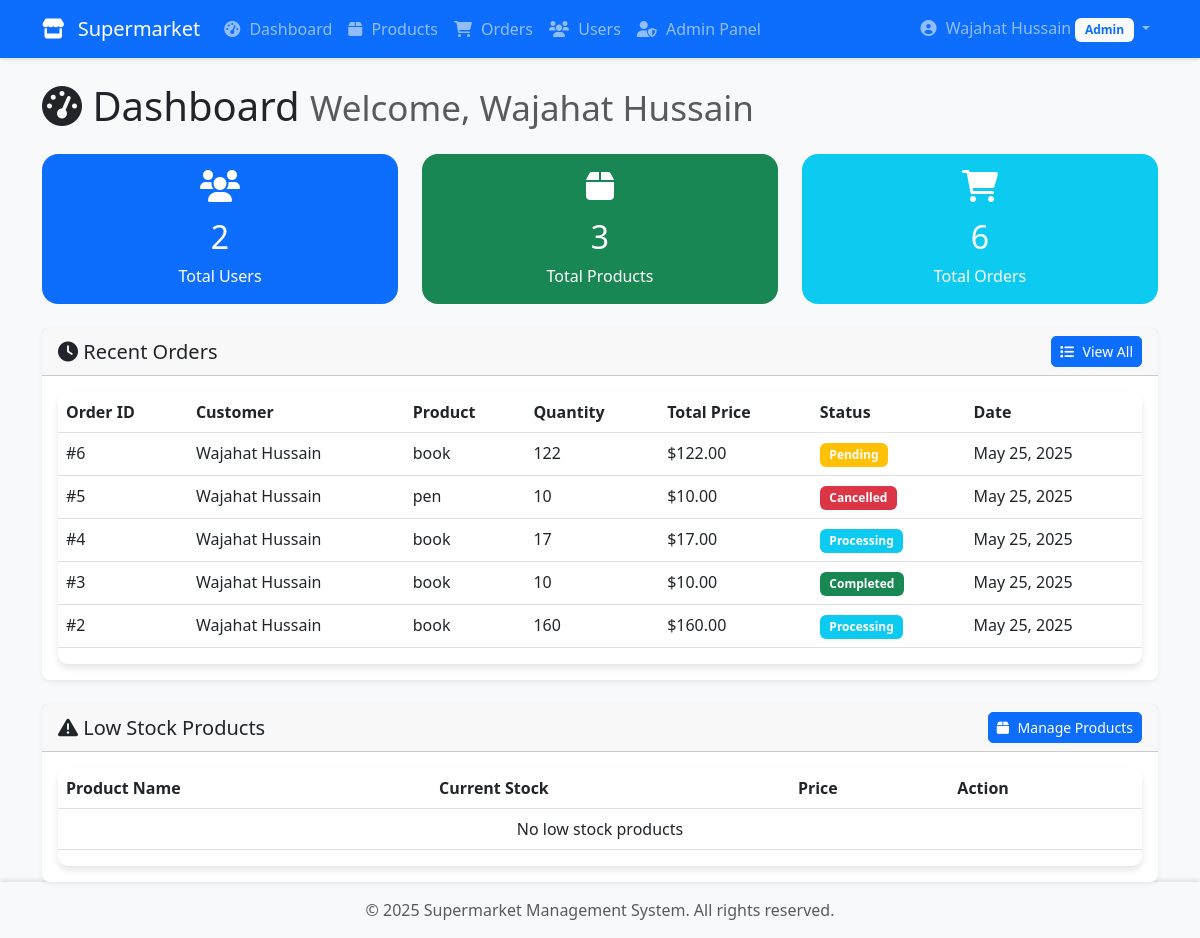
The app's page / (signed in) with its own data.
### myapp/models.py (models this page shows, shortened)
class Order(models.Model):
    STATUS_CHOICES = (
        ('pending', 'Pending'),
        ('processing', 'Processing'),
        ('completed', 'Completed'),
        ('cancelled', 'Cancelled'),
    )
    customer = models.ForeignKey(User, on_delete=models.CASCADE, related_name='orders')
    product = models.ForeignKey(Product, on_delete=models.CASCADE)
    quantity = models.IntegerField()
    total_price = models.DecimalField(max_digits=10, decimal_places=2)
    status = models.CharField(max_length=20, choices=STATUS_CHOICES, default='pending')
    created_at = models.DateTimeField(auto_now_add=True)
    updated_at = models.DateTimeField(auto_now=True)
    created_by = models.ForeignKey(User, on_delete=models.SET_NULL, null=True, related_name='created_orders')

class Product(models.Model):
    name = models.CharField(max_length=200)
    description = models.TextField()
    price = models.DecimalField(max_digits=10, decimal_places=2)
    quantity_in_stock = models.IntegerField()
    created_at = models.DateTimeField(auto_now_add=True)
    updated_at = models.DateTimeField(auto_now=True)
    created_by = models.ForeignKey(User, on_delete=models.SET_NULL, null=True, related_name='products_created')
    updated_by = models.ForeignKey(User, on_delete=models.SET_NULL, null=True, related_name='products_updated')
    class Meta:
        ordering = ['-updated_at']

### myapp/views.py (the view)
# urls.py: path('', views.dashboard, name='dashboard'),
@login_required
def dashboard(request):
    total_orders = Order.objects.count()
    total_sales = Order.objects.filter(status='completed').aggregate(Sum('total_price'))['total_price__sum'] or 0
    context = {
        'total_users': User.objects.count(),
        'total_products': Product.objects.count(),
        'total_orders': total_orders,
        'total_sales': total_sales,
        'recent_orders': Order.objects.select_related('customer', 'product').order_by('-created_at')[:5],
        'low_stock_products': Product.objects.filter(quantity_in_stock__lt=10),
    }
    return render(request, 'myapp/dashboard.html', context)

### myapp/templates/myapp/dashboard.html (shortened to what this page needs)
{% extends "myapp/base.html" %}
{% block content %}
  <h1 class="mb-4">
    <i class="fas fa-tachometer-alt"></i> Dashboard
    <small class="text-muted">Welcome, {{ user.get_full_name|default:user.username }}</small>
  </h1>
  <div class="row mb-4">
    <div class="col-md-4">
      <div class="card dashboard-card bg-primary text-white">
        <div class="card-body text-center">
          <i class="fas fa-users"></i>
          <h2 class="card-title">{{ total_users }}</h2>
          <p class="card-text">Total Users</p>
        </div>
      </div>
    </div>
    <div class="col-md-4">
      <div class="card dashboard-card bg-success text-white">
        <div class="card-body text-center">
          <i class="fas fa-box"></i>
          <h2 class="card-title">{{ total_products }}</h2>
          <p class="card-text">Total Products</p>
        </div>
      </div>
    </div>
    <div class="col-md-4">
      <div class="card dashboard-card bg-info text-white">
        <div class="card-body text-center">
          <i class="fas fa-shopping-cart"></i>
          <h2 class="card-title">{{ total_orders }}</h2>
          <p class="card-text">Total Orders</p>
        </div>
      </div>
    </div>
  </div>
  <div class="card form-card mb-4">
    <div class="card-header d-flex justify-content-between align-items-center">
      <h5 class="mb-0">
        <i class="fas fa-clock"></i> Recent Orders
      </h5>
      <a href="{% url 'order_list' %}" class="btn btn-primary btn-sm">
        <i class="fas fa-list"></i> View All
      </a>
    </div>
    <div class="card-body">
      <div class="table-responsive">
        <table class="table table-hover">
          <thead>
            <tr>
              <th>Order ID</th>
              <th>Customer</th>
              <th>Product</th>
              <th>Quantity</th>
              <th>Total Price</th>
              <th>Status</th>
              <th>Date</th>
            </tr>
          </thead>
          <tbody>
            {% for order in recent_orders %}
              <tr>
                <td>#{{ order.id }}</td>
                <td>{{ order.customer.get_full_name|default:order.customer.username }}</td>
                <td>{{ order.product.name }}</td>
                <td>{{ order.quantity }}</td>
                <td>${{ order.total_price }}</td>
                <td>
                  <span class="badge {% if order.status == 'completed' %}bg-success {% elif order.status == 'pending' %}bg-warning {% elif order.status == 'processing' %}bg-info {% else %}bg-danger{% endif %}">
                    {{ order.status|title }}
                  </span>
                </td>
                <td>{{ order.created_at|date:"M d, Y" }}</td>
              </tr>
            {% empty %}
              <tr>
                <td colspan="7" class="text-center">No recent orders</td>
              </tr>
            {% endfor %}
          </tbody>
        </table>
      </div>
    </div>
  </div>
  {% if user.userprofile.role == 'admin' %}
    <div class="card form-card">
      <div class="card-header d-flex justify-content-between align-items-center">
        <h5 class="mb-0">
          <i class="fas fa-exclamation-triangle"></i> Low Stock Products
        </h5>
        <a href="{% url 'product_list' %}" class="btn btn-primary btn-sm">
          <i class="fas fa-box"></i> Manage Products
        </a>
      </div>
      <div class="card-body">
        <div class="table-responsive">
          <table class="table table-hover">
            <thead>
              <tr>
                <th>Product Name</th>
                <th>Current Stock</th>
                <th>Price</th>
                <th>Action</th>
              </tr>
            </thead>
            <tbody>
              {% for product in low_stock_products %}
                <tr>
                  <td>{{ product.name }}</td>
                  <td>
                    <span class="badge bg-danger">{{ product.quantity_in_stock }}</span>
                  </td>
                  <td>${{ product.price }}</td>
                  <td>
                    <a href="{% url 'product_edit' product.id %}"
                       class="btn btn-warning btn-sm">
                      <i class="fas fa-edit"></i> Update Stock
                    </a>
                  </td>
                </tr>
              {% empty %}
                <tr>
                  <td colspan="4" class="text-center">No low stock products</td>
                </tr>
              {% endfor %}
            </tbody>
          </table>
        </div>
      </div>
    </div>
  {% endif %}
{% endblock %}

### myapp/templates/myapp/base.html (shortened to what this page needs)
<!DOCTYPE html>
<html lang="en">
  <head>
    <link href="https://cdn.jsdelivr.net/npm/bootstrap@5.3.0/dist/css/bootstrap.min.css"
          rel="stylesheet" />
    <link href="https://cdnjs.cloudflare.com/ajax/libs/font-awesome/6.0.0/css/all.min.css"
          rel="stylesheet" />
    {% load static %}
    <link href="{% static 'myapp/css/style.css' %}" rel="stylesheet" />
  </head>
  <body>
    <nav class="navbar navbar-expand-lg navbar-dark bg-primary">
      <div class="container">
        <a class="navbar-brand" href="{% url 'dashboard' %}">
          <i class="fas fa-store"></i> Supermarket
        </a>
        {% if request.user.is_authenticated %}
          <div class="collapse navbar-collapse" id="navbarNav">
            <ul class="navbar-nav me-auto">
              <li class="nav-item">
                <a class="nav-link" href="{% url 'dashboard' %}">
                  <i class="fas fa-tachometer-alt"></i> Dashboard
                </a>
              </li>
              <li class="nav-item">
                <a class="nav-link" href="{% url 'product_list' %}">
                  <i class="fas fa-box"></i> Products
                </a>
              </li>
              <li class="nav-item">
                <a class="nav-link" href="{% url 'order_list' %}">
                  <i class="fas fa-shopping-cart"></i> Orders
                </a>
              </li>
              {% if request.user.userprofile.role == 'admin' %}
                <li class="nav-item">
                  <a class="nav-link" href="{% url 'user_list' %}">
                    <i class="fas fa-users"></i> Users
                  </a>
                </li>
                <li class="nav-item">
                  <a class="nav-link" href="{% url 'admin:index' %}" target="_blank">
                    <i class="fas fa-user-shield"></i> Admin Panel
                  </a>
                </li>
              {% endif %}
            </ul>
            <ul class="navbar-nav">
              <li class="nav-item dropdown">
                <a class="nav-link dropdown-toggle"
                   href="#"
                   id="navbarDropdown"
                   role="button"
                   data-bs-toggle="dropdown">
                  <i class="fas fa-user-circle"></i>
                  {{ request.user.get_full_name|default:request.user.username }}
                  {% if request.user.userprofile.role == 'admin' %}
                    <span class="badge bg-light text-primary">Admin</span>
                  {% else %}
                    <span class="badge bg-light text-primary">Entry Operator</span>
                  {% endif %}
                </a>
              </li>
            </ul>
          </div>
        {% endif %}
      </div>
    </nav>
    <div class="container mt-4">
      {% block content %}{% endblock %}
    </div>
    <footer class="footer mt-auto py-3 bg-light">
      <div class="container text-center">
        <span class="text-muted">© {% now "Y" %} Supermarket Management System. All rights
        reserved.</span>
      </div>
    </footer>
  </body>
</html>

### myapp/static/myapp/css/style.css (style rules this page uses)
body { background-color: #f8f9fa; min-height: 100vh; display: flex; flex-direction: column; }
.container { flex: 1; }
.navbar { box-shadow: 0 2px 4px rgba(0, 0, 0, 0.1); }
.navbar-brand i { margin-right: 0.5rem; }
.nav-link i { margin-right: 5px; }
.dashboard-card { border: none; border-radius: 1rem; transition: transform 0.2s; }
.dashboard-card i { font-size: 2rem; margin-bottom: 1rem; }
.table-responsive { border-radius: 10px; box-shadow: 0 4px 6px rgba(0, 0, 0, 0.1); }
.table th { border-top: none; }
.form-card { box-shadow: 0 0.125rem 0.25rem rgba(0, 0, 0, 0.075); border: none; border-radius: 0.5rem; }
.btn { border-radius: 5px; }
.btn i { margin-right: 5px; }
.badge { padding: 0.5em 0.8em; }
.footer { margin-top: auto; box-shadow: 0 -2px 4px rgba(0, 0, 0, 0.1); }

### records on screen
Order: id "6", customer.get_full_name "Wajahat Hussain", product.name "book", quantity "122", total_price "122.00", status "Pending", created_at "May 25, 2025"
Order: id "5", customer.get_full_name "Wajahat Hussain", product.name "pen", quantity "10", total_price "10.00", status "Cancelled", created_at "May 25, 2025"
Order: id "4", customer.get_full_name "Wajahat Hussain", product.name "book", quantity "17", total_price "17.00", status "Processing", created_at "May 25, 2025"
Order: id "3", customer.get_full_name "Wajahat Hussain", product.name "book", quantity "10", total_price "10.00", status "Completed", created_at "May 25, 2025"
Order: id "2", customer.get_full_name "Wajahat Hussain", product.name "book", quantity "160", total_price "160.00", status "Processing", created_at "May 25, 2025"

### other values on screen
{{ request.user.get_full_name|default:request.user.username }} "Wajahat Hussain"
{{ user.get_full_name|default:user.username }} "Wajahat Hussain"
{{ total_users }} "2"
{{ total_products }} "3"
{{ total_orders }} "6"
